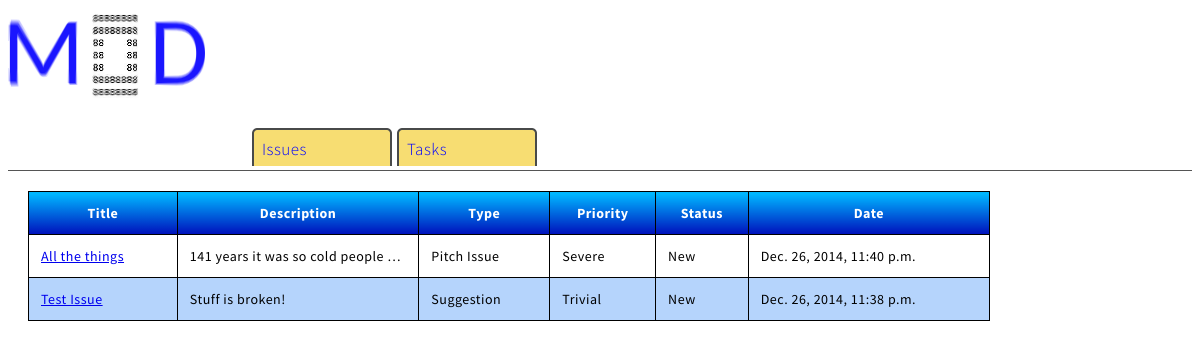
The app's page /issues/ with its own data.
### issues/models.py (models this page shows, shortened)
class Issue(models.Model):
    def is_new(self):
        return self.status == 'New'
    is_new.boolean = True
    title = models.CharField(max_length=50)
    description = models.CharField(max_length=1000)
    date = models.DateTimeField('date')
    typeof = models.CharField(max_length=100, choices=TYPE_CHOICES, default='Suggestion')
    severity = models.CharField(max_length = 100, choices=SEVERITY_CHOICES, default='Trivial')
    status = models.CharField(max_length = 50, choices=STATUS_CHOICES, default='New')
    votes = models.IntegerField(default=0)
    song = models.ForeignKey(Song)

### issues/views.py (the view)
class IndexView(generic.ListView):
    template_name = 'issues/index.html'
    context_object_name = 'issue_recent_list'
    def get_queryset(self):
        return Issue.objects.order_by('-date')[:25]

### issues/templates/issues/index.html (shortened to what this page needs)
{% load staticfiles %}
<link rel="stylesheet" type="text/css" href="{% static 'issues/style.css' %}"/>
<body>
<header id='header'>
    <img src="{% static 'issues/images/mod.png' %}"/>
    <div class='top'>
        <ul>
            <a href="{% url 'issues:index' %}"><li>Issues</li></a>
            <a href="{% url 'issues:task_index' %}"><li>Tasks</li></a>
        </ul>
    </div>
</header>
<div class="list">
<div class="issueTableList" >
                <table >
                    <tr>
                        <td>Title</td>
                        <td>Description</td>
                        <td>Type</td>
                        <td>Priority</td>
                        <td>Status</td>
                        <td>Date</td>
                    </tr>
                    {% if issue_recent_list %}
                        {% for issue in issue_recent_list %}
                            <tr>
                                <td><a href="{% url 'issues:detail' issue.id %}">{{ issue.title}}</a></td>
                                <td>{{ issue.description }}</td>
                                <td>{{ issue.typeof }}</td>
                                <td>{{ issue.severity }}</td>
                                <td>{{ issue.status }}</td>
                                <td>{{ issue.date }}</td>
                            </tr>
                        {% endfor %}
                    {% else %}
                        <tr>
                            <td><strong>There is nothing here. Yay!</strong></td>
                        </tr>
                    {% endif %}
                </table>
</div>
</div>
</body>

### issues/static/issues/style.css (style rules this page uses)
body,input,textarea,select { font-family: 'Source Sans Pro', sans-serif; font-weight: 300; font-size: 18pt; line-height: 1.75em; color: #39454b; letter-spacing: 0.5px; }
.list { float:left; width:960px; padding:20px 20px 40px 20px; line-height:18px; # border-bottom:1px solid #555555; }
.issueTableList { margin:0px;padding:0px; width:100%; border:1px solid #000000; }
.issueTableList table { border-collapse: collapse; border-spacing: 0; width:100%; # height:100%; }
.issueTableList tr:nth-child(odd) { background-color:#b5d4fc; }
.issueTableList tr:nth-child(even) { background-color:#ffffff; }
.issueTableList td { vertical-align:middle; border:1px solid #000000; border-width:0px 1px 1px 0px; text-align:left; padding:12px; font-size:14px; font-family: 'Source Sans Pro', sans-serif; font-weight:normal; color:#000000; white-space: nowrap; overflow: hidden; text-overflow: ellipsis; max-width: 150px; }
.issueTableList tr:last-child td { border-width:0px 1px 0px 0px; }
.issueTableList tr td:last-child { border-width:0px 0px 1px 0px; }
.issueTableList tr:last-child td:last-child { border-width:0px 0px 0px 0px; }
.issueTableList tr:first-child td { background:-o-linear-gradient(bottom, #00b6ff 5%, #0012bc 100%); background:-webkit-gradient( linear, left top, left bottom, color-stop(0.05, #00b6ff), color-stop(1, #0012bc) ); background:-moz-linear-gradient( center top, #00b6ff 5%, #0012bc 100% ); filter:progid:DXImageTransform.Microsoft.gradient(startColorstr="#00b6ff", endColorstr="#0012bc"); background: -o-linear-gradient(top,#00b6ff,0012bc); background-color:#00b6ff; border:0px solid #000000; text-align:center; border-width:0px 0px 1px 1px; font-size:14px; font-family: 'Source Sans Pro', sans-serif; font-weight:bold; color:#ffffff; }
.issueTableList tr:first-child td:first-child { border-width:0px 0px 1px 0px; }
.issueTableList tr:first-child td:last-child { border-width:0px 0px 1px 1px; }
.top { float: right; width:960px; padding:0px 20px 0px 20px; }
.top a { text-decoration: none; }
.top a:link { color: #0000FF; }
.top li { float: left; width: 125px; margin-top: 1px; text-align: left; font-size: 17px; background:url('images/tab.png'); background-repeat: no-repeat; list-style-type: none; padding: 0px 10px; }
#header { float:left; # width:1000px; # height:183px; border-bottom:1px solid #555555; }
#header img { float:left; }

### records on screen
Issue: title "All the things", description "141 years it was so cold people…", typeof "Pitch Issue", severity "Severe", status "New", date "Dec. 26, 2014, 11:40 p.m."
Issue: title "Test Issue", description "Stuff is broken!", typeof "Suggestion", severity "Trivial", status "New", date "Dec. 26, 2014, 11:38 p.m."
